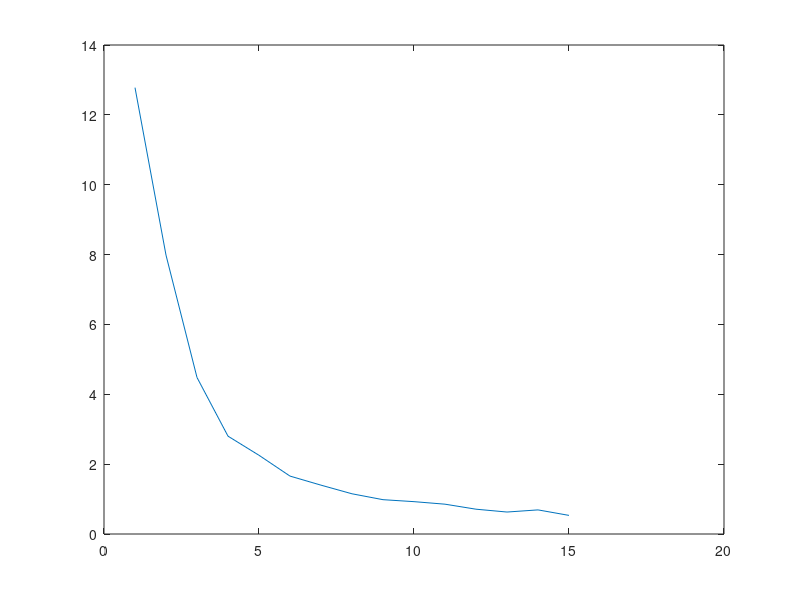

MATLAB code for this plot:
load("F1_PVT.mat")
% 

% Evaluate optimal number of clusters
X = PVT_outmat(:,1:3);
[m,~]=size(X); %getting the number of samples
ToTest=15;
Cutoff=0.95;
Repeats=3;
%unit-normalize
MIN=min(X); MAX=max(X); 
X=(X-MIN)./(MAX-MIN);
D=zeros(ToTest,1); %initialize the results matrix
for c=1:ToTest %for each sample
    [~,~,dist]=kmeans(X,c,'emptyaction','drop'); %compute the sum of intra-cluster distances
    tmp=sum(dist); %best so far
    
    for cc=2:Repeats %repeat the algo
        [~,~,dist]=kmeans(X,c,'emptyaction','drop');
        tmp=min(sum(dist),tmp);
    end
    D(c,1)=tmp; %collect the best so far in the results vecor
end
Var=D(1:end-1)-D(2:end); %calculate %variance explained
PC=cumsum(Var)/(D(1)-D(end));
[r,~]=find(PC>Cutoff); %find the best index
K=1+r(1,1); %get the optimal number of clusters
[IDX,C,SUMD]=kmeans(X,K); %now rerun one last time with the optimal number of clusters
C=C.*(MAX-MIN)+MIN;

plot(D)

% opts = statset('Display','final');
% [idx,C] = kmeans(PVT_outmat(:, 1:3),6,'Replicates',5,'Options',opts);
% 
% 
% 
% figure;
% subplot(1,2,1);
% 
% scatter3(PVT_outmat(:,1), PVT_outmat(:,2), PVT_outmat(:,3), 15, idx, 'filled');
% 
% subplot(1,2,2);
% 
% scatter3(PVT_outmat(:,1), PVT_outmat(:,2), PVT_outmat(:,3), 15, PVT_outmat(:,4), 'filled');
